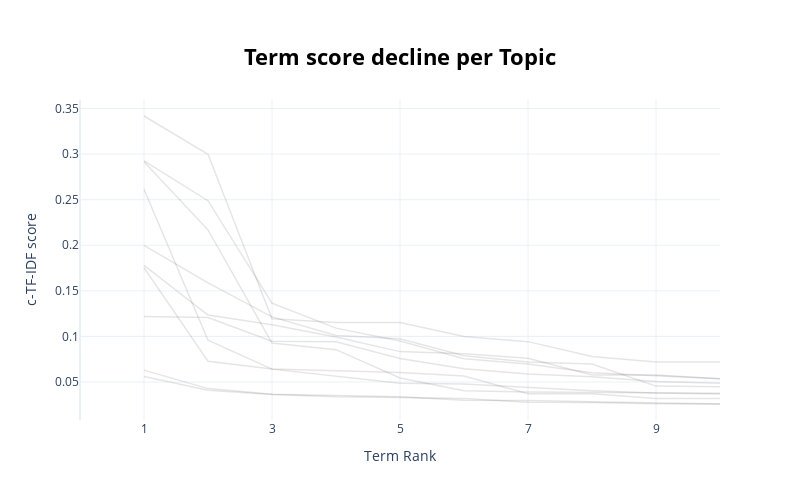

Notebook cell for this chart:
### Code cell
topic_model.visualize_term_rank()

### Figure 1 — Plotly figure (JSON) as saved in the notebook; plotly's stock layout.template omitted (floating-point values rounded to 4 significant figures)
{"data": [{"hovertext": "<b>Topic -1</b>:game_app_try_ea_download_play_stea", "line": {"color": "black", "width": 1.5}, "mode": "lines+lines", "name": "", "opacity": 0.1, "type": "scatter", "x": [1, 2, 3, 4, 5, 6, 7, 8, 9, 10], "y": [0.06306, 0.04275, 0.03647, 0.03555, 0.03384, 0.0299, 0.02959, 0.02831, 0.02716, 0.02588]}, {"hovertext": "<b>Topic 0</b>:game_sims_app_download_launch_try_e", "line": {"color": "black", "width": 1.5}, "mode": "lines+lines", "name": "", "opacity": 0.1, "type": "scatter", "x": [1, 2, 3, 4, 5, 6, 7, 8, 9, 10], "y": [0.05613, 0.04089, 0.03624, 0.03381, 0.03306, 0.03183, 0.0278, 0.02763, 0.02626, 0.02596]}, {"hovertext": "<b>Topic 1</b>:fifa23_fifa_launch_anticheat_game_s", "line": {"color": "black", "width": 1.5}, "mode": "lines+lines", "name": "", "opacity": 0.1, "type": "scatter", "x": [1, 2, 3, 4, 5, 6, 7, 8, 9, 10], "y": [0.2615, 0.09581, 0.06414, 0.05679, 0.04874, 0.04775, 0.04375, 0.04046, 0.03784, 0.03685]}, {"hovertext": "<b>Topic 2</b>:origin_language_dragon_age_eaapp_ga", "line": {"color": "black", "width": 1.5}, "mode": "lines+lines", "name": "", "opacity": 0.1, "type": "scatter", "x": [1, 2, 3, 4, 5, 6, 7, 8, 9, 10], "y": [0.1753, 0.07286, 0.06418, 0.0624, 0.06044, 0.05653, 0.03722, 0.03716, 0.03198, 0.03185]}, {"hovertext": "<b>Topic 3</b>:offline_connection_internet_mode_ne", "line": {"color": "black", "width": 1.5}, "mode": "lines+lines", "name": "", "opacity": 0.1, "type": "scatter", "x": [1, 2, 3, 4, 5, 6, 7, 8, 9, 10], "y": [0.1998, 0.1588, 0.1214, 0.101, 0.09745, 0.07877, 0.07196, 0.06985, 0.04553, 0.04488]}, {"hovertext": "<b>Topic 4</b>:bf4_battlefield_bf1_battlefield2042", "line": {"color": "black", "width": 1.5}, "mode": "lines+lines", "name": "", "opacity": 0.1, "type": "scatter", "x": [1, 2, 3, 4, 5, 6, 7, 8, 9, 10], "y": [0.1218, 0.1208, 0.09477, 0.09405, 0.07586, 0.06442, 0.05892, 0.05572, 0.05059, 0.04873]}, {"hovertext": "<b>Topic 5</b>:buy_coins_card_gold_apex_purchase_r", "line": {"color": "black", "width": 1.5}, "mode": "lines+lines", "name": "", "opacity": 0.1, "type": "scatter", "x": [1, 2, 3, 4, 5, 6, 7, 8, 9, 10], "y": [0.1779, 0.1235, 0.1129, 0.09945, 0.08334, 0.08095, 0.07599, 0.05781, 0.05781, 0.05368]}, {"hovertext": "<b>Topic 6</b>:crash_freeze_game_app_crashed_launc", "line": {"color": "black", "width": 1.5}, "mode": "lines+lines", "name": "", "opacity": 0.1, "type": "scatter", "x": [1, 2, 3, 4, 5, 6, 7, 8, 9, 10], "y": [0.2916, 0.2168, 0.09274, 0.08549, 0.05436, 0.04039, 0.03905, 0.03849, 0.03758, 0.03755]}, {"hovertext": "<b>Topic 7</b>:library_collection_game_find_search", "line": {"color": "black", "width": 1.5}, "mode": "lines+lines", "name": "", "opacity": 0.1, "type": "scatter", "x": [1, 2, 3, 4, 5, 6, 7, 8, 9, 10], "y": [0.2925, 0.2489, 0.1364, 0.1091, 0.09499, 0.07553, 0.0697, 0.0601, 0.057, 0.05368]}, {"hovertext": "<b>Topic 8</b>:dlc_dlcs_details_dll_buy_complete_f", "line": {"color": "black", "width": 1.5}, "mode": "lines+lines", "name": "", "opacity": 0.1, "type": "scatter", "x": [1, 2, 3, 4, 5, 6, 7, 8, 9, 10], "y": [0.3418, 0.2998, 0.1193, 0.1154, 0.1153, 0.09994, 0.09429, 0.07792, 0.07193, 0.07193]}], "layout": {"height": 500, "hoverlabel": {"bgcolor": "white", "font": {"family": "Rockwell", "size": 16}}, "showlegend": false, "title": {"font": {"color": "Black", "size": 22}, "text": "<b>Term score decline per Topic</b>", "x": 0.5, "xanchor": "center", "y": 0.9, "yanchor": "top"}, "width": 800, "xaxis": {"dtick": 2, "range": [0, 10], "tick0": 1, "title": {"text": "Term Rank"}}, "yaxis": {"title": {"text": "c-TF-IDF score"}}}}
